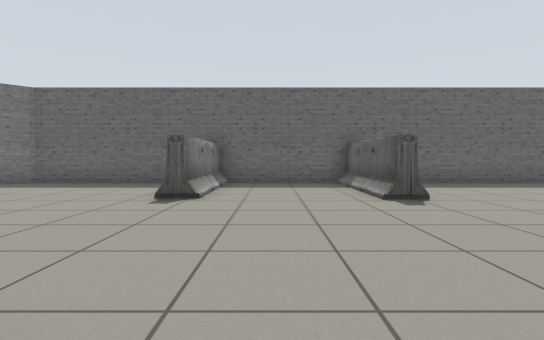
view 1 (above)

16 first-person views from a walk through a robot-simulator world made for Gazebo. The camera is 0.72 m above the floor, tilts 2° down and sees 80° across. The lines on the ground mark 1 m squares. The floor is counted in squares, 1 m on a side. Each view is taken from the middle of a square. On the plan, view 1 faces up. The plan holds only what a view shows up to about 10 squares ahead; the rest is blank. Robots are left out.

view 2
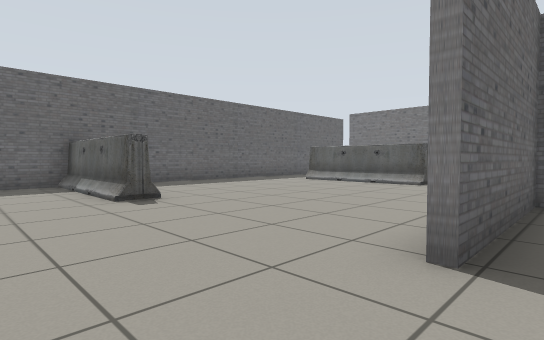

view 3
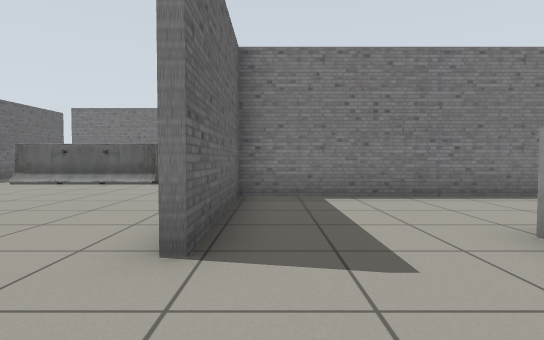

view 4
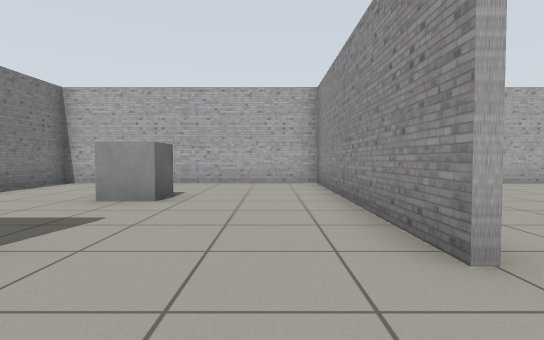

view 5
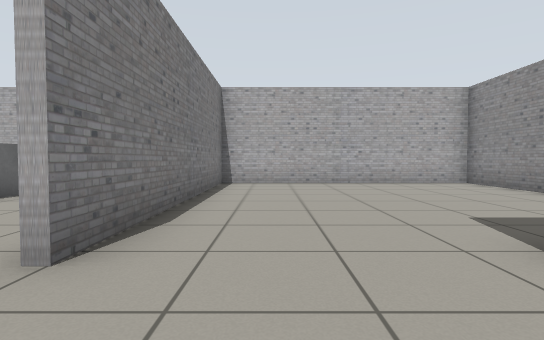

view 6
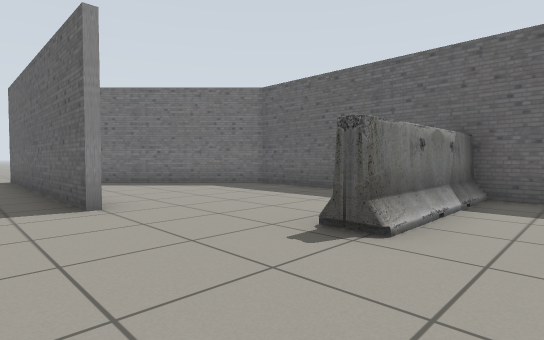

view 7
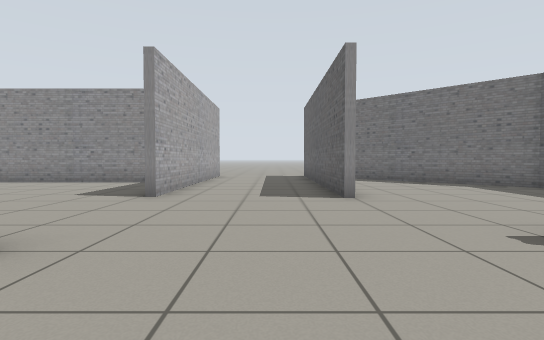

view 8
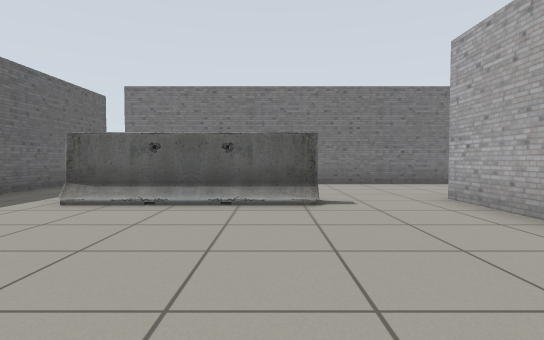

view 9
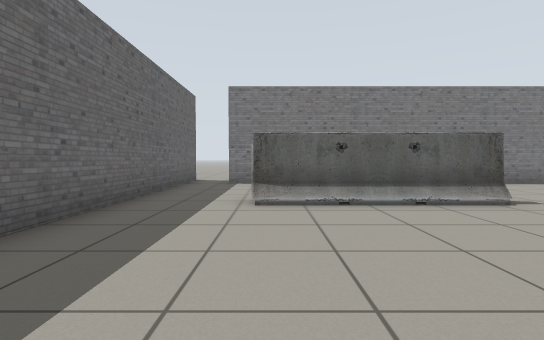

view 10
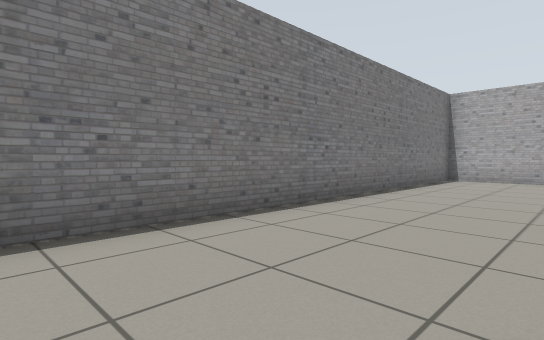

view 11
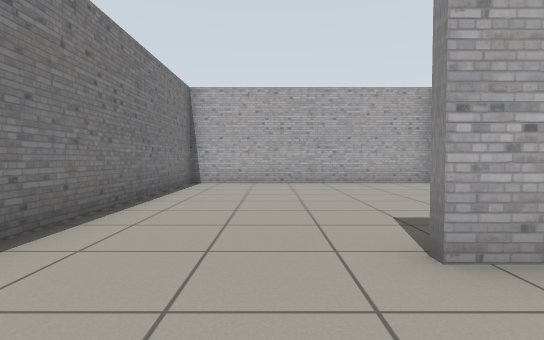

view 12
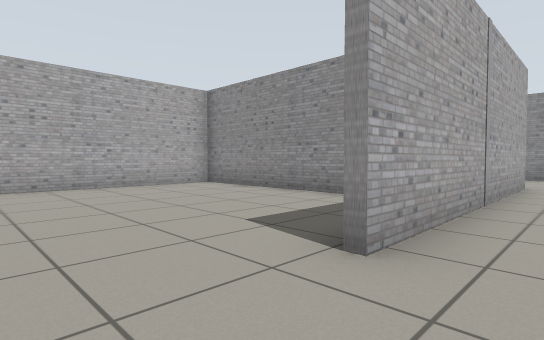

view 13
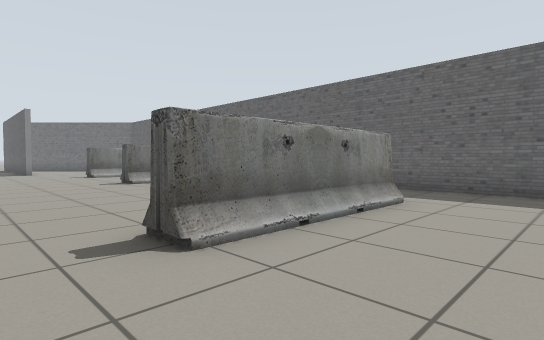

view 14
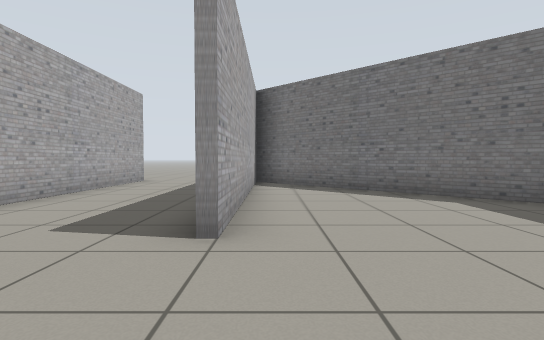

view 15
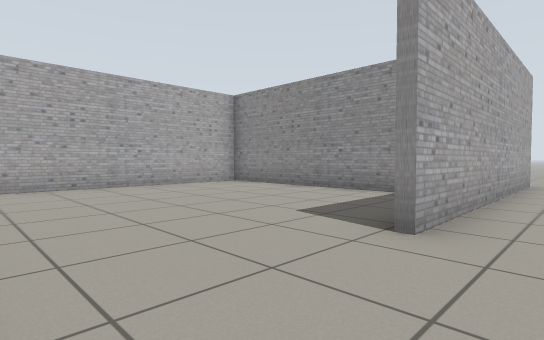

view 16
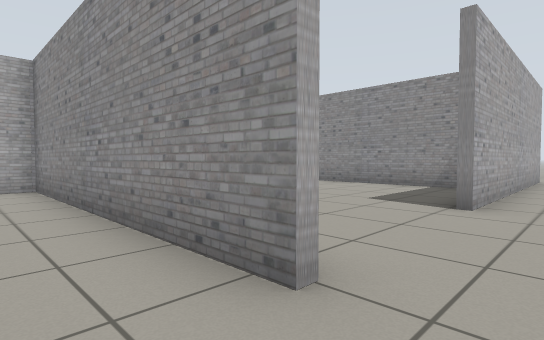

### Floor plan
Points are (right, up) in squares from view 1. A wall is a line through its corners. A room is listed if a view was taken in it or the views show most of it. See-through windows are left out.
Room 1 (views 1, 2, 3, 4, 5, 6, 7, 8, 9, 10, 11, 12, 13, 14, 15, 16)
walls: (2.3, 0.8) (9.9, 0.8); (-1.3, 0.9) (-1.3, -6.5) (6.1, -6.5) (6.1, 0.6) (2.3, 0.6); (6.3, -1.5) (6.3, -6.5) (13.4, -6.5) (13.4, 8.2); (-8.7, -0.2) (-8.7, -6.5) (-1.5, -6.5) (-1.5, 0.9); (14.1, 9.6) (-7, 9.6) (-12, 4.5) (-4.9, 4.5)
ways out: opening at (-5.5, 2.5); opening at (13, 9)
objects: barrier (-2, 6) to (-2, 9); grey box (2, -3) to (3, -3); barrier (2, 6) to (2, 9); barrier (9, 4) to (9, 7)

Where each view was taken, in squares from view 1:
view 1: 0 up, 0 right, facing up
view 2: 0 up, 0 right, facing up-right
view 3: 0 up, 0 right, facing right
view 4: 3 up, 0 right, facing down
view 5: 3 up, 3 left, facing down
view 6: 3 up, 0 right, facing up-left
view 7: 3 up, 1 right, facing left
view 8: 4 up, 4 right, facing right
view 9: 7 up, 4 right, facing right
view 10: 5 up, 10 right, facing down-right
view 11: 3 up, 11 right, facing down
view 12: 2 up, 12 right, facing down-left
view 13: 2 up, 12 right, facing up-left
view 14: 5 up, 2 left, facing left
view 15: 2 up, 2 left, facing down-left
view 16: 2 up, 0 right, facing down-left
